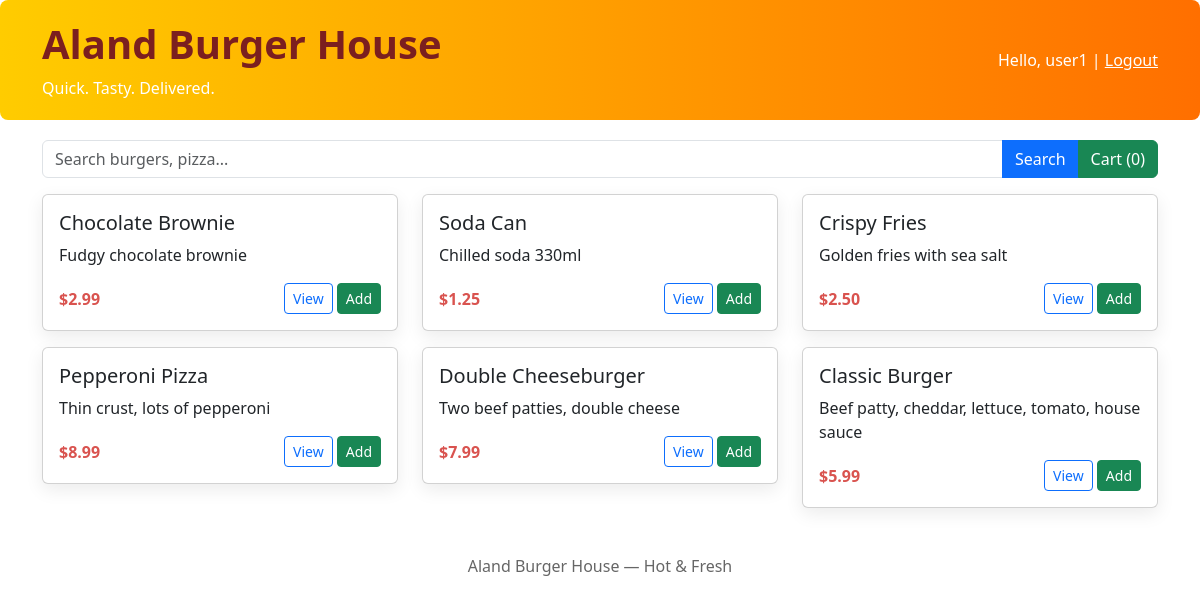
/index.php (signed in), run on the app's committed database.
### tables this page shows
CREATE TABLE IF NOT EXISTS menu_items (
  id INT AUTO_INCREMENT PRIMARY KEY,
  name VARCHAR(150) NOT NULL,
  description TEXT,
  price DECIMAL(10,2) NOT NULL,
  image VARCHAR(255),
  available TINYINT(1) DEFAULT 1,
  created_at TIMESTAMP DEFAULT CURRENT_TIMESTAMP
);

### inc/functions.php (called while the page is built, shortened)
<?php
if (!function_exists('e')) {
    function e($s) { return htmlspecialchars((string)$s, ENT_QUOTES | ENT_SUBSTITUTE, 'UTF-8'); }
}
function is_logged(): bool { return !empty($_SESSION['user_id']); }
?>

### public/index.php (the view, shortened to what this page needs)
<?php
require_once __DIR__ . '/../inc/config.php';
require_once __DIR__ . '/../inc/functions.php';
$q = trim($_GET['q'] ?? '');
$sql = "SELECT id, name, description, price, image FROM menu_items WHERE available = 1";
$sql .= " ORDER BY id DESC";
$stmt = $mysqli->prepare($sql);
$stmt->execute();
$res = $stmt->get_result();
?>
<!doctype html><html><head><meta charset="utf-8"><title>Aland Burger House</title>
<link href="../assets/css/style.css" rel="stylesheet">
<link href="https://cdn.jsdelivr.net/npm/bootstrap@5.3.0/dist/css/bootstrap.min.css" rel="stylesheet">
</head><body>
<div class="header">
  <div class="container">
    <div class="d-flex justify-content-between align-items-center">
      <div><h1 class="brand">Aland Burger House</h1><div>Quick. Tasty. Delivered.</div></div>
      <div>
        <?php if (is_logged()): ?>
          Hello, <?= e($_SESSION['username']) ?> | <a href="logout.php" style="color:white;">Logout</a>
        <?php else: ?>
          <a href="login.php" style="color:white;">Login</a> | <a href="register.php" style="color:white;">Register</a>
        <?php endif; ?>
      </div>
    </div>
  </div>
</div>
<div class="container">
  <form method="GET" class="mb-3">
    <div class="input-group">
      <input name="q" value="<?= e($q) ?>" class="form-control" placeholder="Search burgers, pizza...">
      <button class="btn btn-primary">Search</button>
      <a href="cart.php" class="btn btn-success">Cart (<?= array_sum($_SESSION['cart'] ?? []) ?>)</a>
    </div>
  </form>
  <div class="row">
    <?php while($row = $res->fetch_assoc()): ?>
      <div class="col-md-4 mb-3">
        <div class="card menu-item">
          <div class="p-3">
            <h5><?= e($row['name']) ?></h5>
            <p><?= e(mb_strimwidth($row['description'], 0, 120, '...')) ?></p>
            <div class="d-flex justify-content-between align-items-center">
              <div class="price">$<?= number_format($row['price'], 2) ?></div>
              <div>
                <a href="item.php?id=<?= $row['id'] ?>" class="btn btn-outline-primary btn-sm">View</a>
                <a href="cart.php?action=add&id=<?= $row['id'] ?>" class="btn btn-success btn-sm">Add</a>
              </div>
            </div>
          </div>
        </div>
      </div>
    <?php endwhile; ?>
  </div>
  <div class="footer">Aland Burger House — Hot & Fresh</div>
</div>
</body></html>

### assets/css/style.css (style rules this page uses)
body { font-family: Arial, sans-serif; background:#fff7f0; color:#222; margin: 16px; }
.header { background: linear-gradient(90deg,#ffcc00,#ff6f00); padding:20px; color:white; border-radius:8px; margin-bottom:20px; }
.brand { font-weight:700; color:#7b1f1f; }
.card { box-shadow:0 6px 18px rgba(0,0,0,0.08); border-radius:8px; overflow:hidden; }
.price { color:#d9534f; font-weight:700; }
.btn-primary { background:#d9534f; border-color:#d9534f; color:#fff; }
.btn-success { background:#5cb85c; border-color:#5cb85c; color:#fff; }
.footer { margin-top:30px; text-align:center; color:#666; }

### data on the page
menu_items: name "Chocolate Brownie", description "Fudgy chocolate brownie", price "2.99"
menu_items: name "Soda Can", description "Chilled soda 330ml", price "1.25"
menu_items: name "Crispy Fries", description "Golden fries with sea salt", price "2.50"
menu_items: name "Pepperoni Pizza", description "Thin crust, lots of pepperoni", price "8.99"
menu_items: name "Double Cheeseburger", description "Two beef patties, double cheese", price "7.99"
menu_items: name "Classic Burger", description "Beef patty, cheddar, lettuce, tomato, house sauce", price "5.99"

### other printed values
$_SESSION['username'] "user1"
array_sum($_SESSION['cart'] ?? []) "0"
